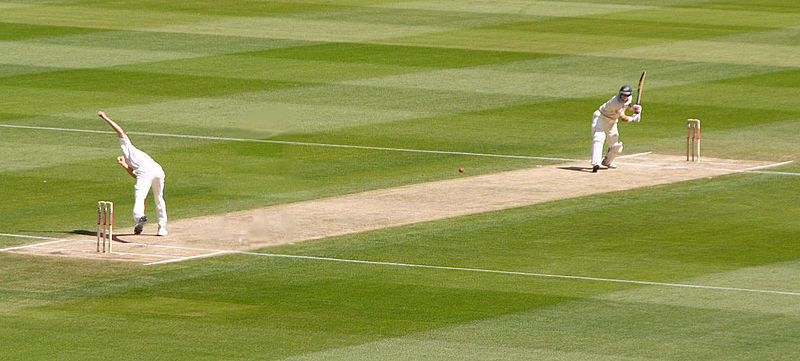
#> input picture 3. CNN and Open_CV/Test_images_vids/cricket.jpg, 800 x 361 px, found by its file name
$ python Functions_OpenCV.py
#> lines starting #> are read from the running program, lines starting #| are printed output that depends on the picture; after the words box and inside, x2 and y2 are one past the last pixel; in counts of white or black regions, pixels touching at a corner belong together
import cv2

img = cv2.imread("/home/sagar/Test_Images/cricket.jpg")
#> img is the input picture: shape (361, 800, 3); mean B, G, R 77.5, 149.6, 143.2

#Converting image into gray scale
gray_image = cv2.cvtColor(img , cv2.COLOR_BGR2GRAY)
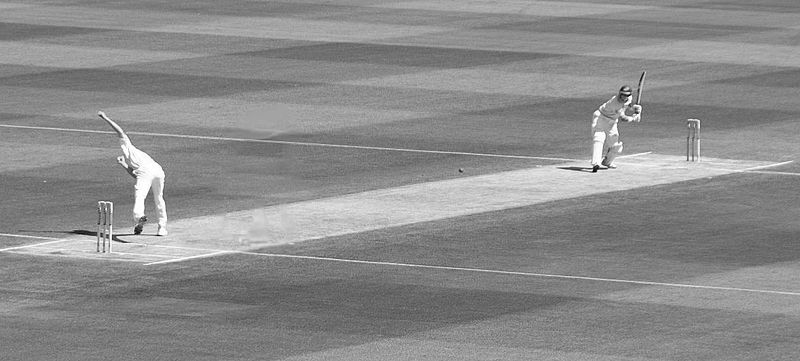
#> gray_image: shape (361, 800); min 1, max 255, mean 139.5

#Converting gray scale image into blurred image
blur_image = cv2.GaussianBlur(gray_image, (7,7),0)

#Edge detection by Canny edge detector
canny_image = cv2.Canny(img ,300,300)
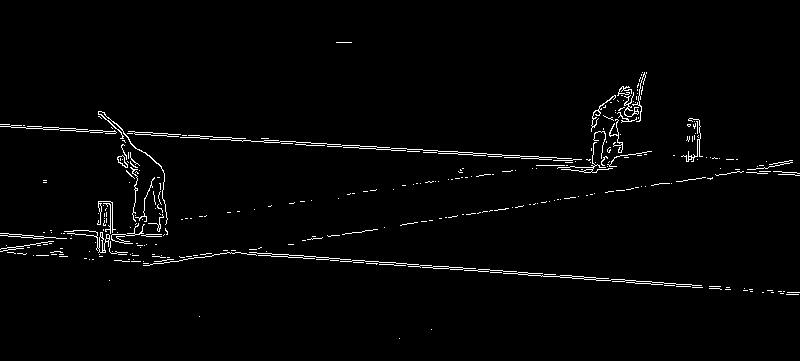
#> canny_image: shape (361, 800); 1.9% white in thin lines or dots, all inside (x1, y1, x2, y2) = (0, 42, 800, 339)

#Dilation of the image to make edges more significant
import numpy as np
kernel = np.ones((5,5),np.uint8) #kernel required for dilation process swip
dilation_image = cv2.dilate(canny_image, kernel,iterations = 1 )
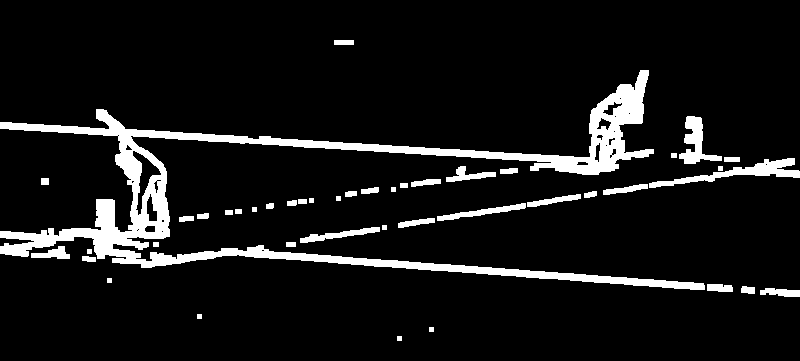
#> dilation_image: shape (361, 800); 8.7% white; 44 white regions, largest, box (x1, y1, x2, y2) and area: (0, 70, 705, 290) 18609, (649, 158, 800, 188) 1269, (679, 116, 722, 164) 845

#Errosion of the image
erroded_image = cv2.erode(dilation_image , kernel , iterations = 1)
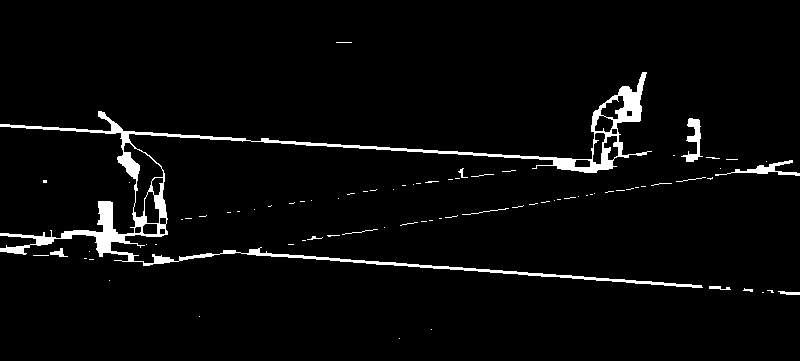
#> erroded_image: shape (361, 800); 3.5% white; 81 white regions (67 under 20 px), largest, box (x1, y1, x2, y2) and area: (0, 72, 703, 288) 8650, (681, 118, 703, 162) 376, (715, 160, 800, 176) 375


cv2.imshow("Gray_Image",gray_image)

cv2.imshow("Blur_Image",blur_image)

cv2.imshow("Canny_Image",canny_image)

cv2.imshow("Dilated_Image",dilation_image)

cv2.imshow("Erroded_Image",erroded_image)


if cv2.waitKey(0) & 0xff == ord('s'):
#> (key Esc is pressed here)
    destroyAllWindows()

$ run again, with 3. CNN and Open_CV/Test_images_vids/balloons.jpg copied over 3. CNN and Open_CV/Test_images_vids/cricket.jpg
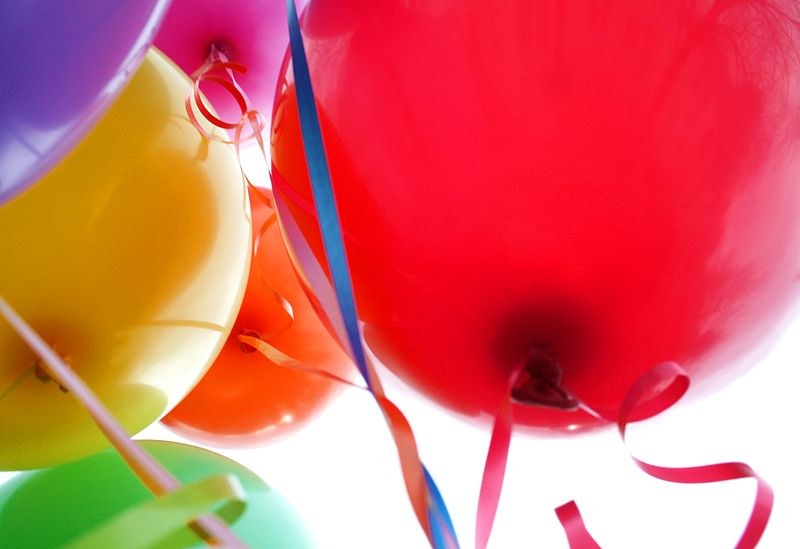
#> input picture 3. CNN and Open_CV/Test_images_vids/balloons.jpg, 800 x 549 px, found by its file name
#> img is the input picture: shape (549, 800, 3); mean B, G, R 99.1, 104, 216.9
#> `canny_image = cv2.Canny(img ,300,300)`:
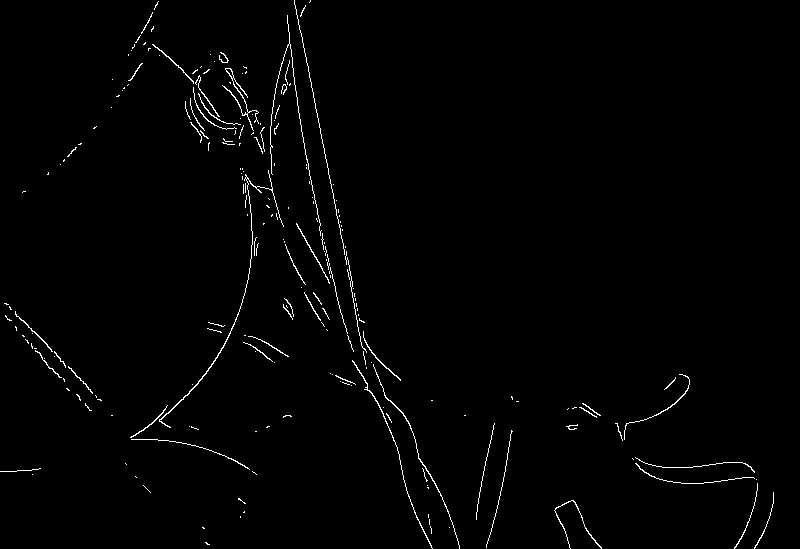
#> canny_image: shape (549, 800); 1.2% white in thin lines or dots
#> dilation_image: shape (549, 800); 6.9% white; 52 white regions, largest, box (x1, y1, x2, y2) and area: (128, 13, 356, 477) 7672, (292, 0, 462, 549) 5980, (126, 0, 267, 156) 4562
#> `erroded_image = cv2.erode(dilation_image , kernel , iterations = 1)`:
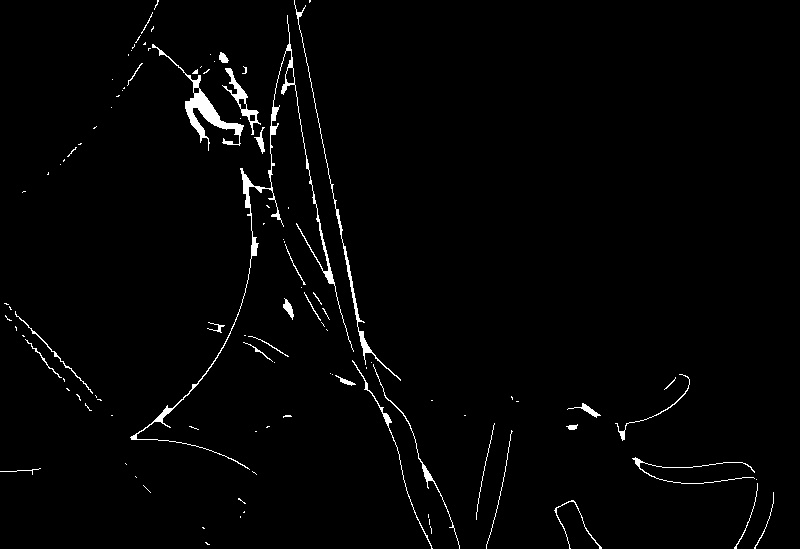
#> erroded_image: shape (549, 800); 1.8% white; 107 white regions (76 under 20 px), largest, box (x1, y1, x2, y2) and area: (130, 15, 354, 470) 2099, (152, 44, 244, 151) 1240, (294, 0, 401, 381) 793

$ run again, with 3. CNN and Open_CV/Test_images_vids/face.jpg copied over 3. CNN and Open_CV/Test_images_vids/cricket.jpg
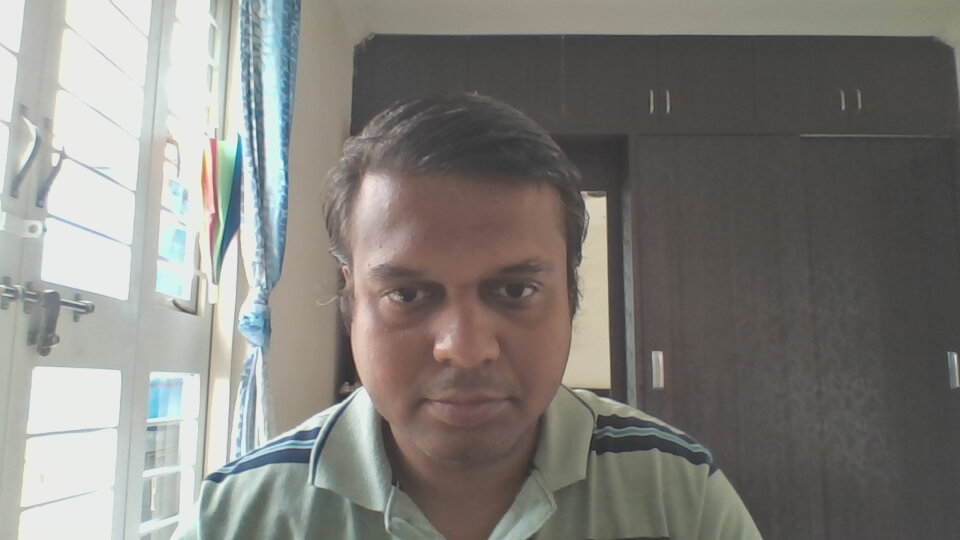
#> input picture 3. CNN and Open_CV/Test_images_vids/face.jpg, 960 x 540 px, found by its file name
#> img is the input picture: shape (540, 960, 3); mean B, G, R 123.4, 128.2, 130.2
#> `canny_image = cv2.Canny(img ,300,300)`:
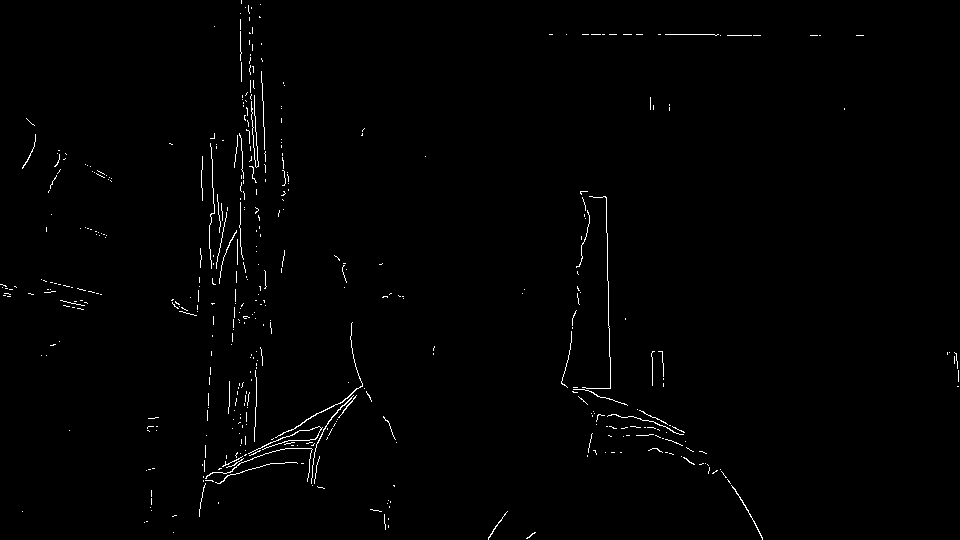
#> canny_image: shape (540, 960); 0.9% white in thin lines or dots
#> dilation_image: shape (540, 960); 5.6% white; 115 white regions, largest, box (x1, y1, x2, y2) and area: (197, 320, 374, 519) 5233, (207, 131, 250, 287) 3043, (559, 189, 630, 408) 2844
#> `erroded_image = cv2.erode(dilation_image , kernel , iterations = 1)`:
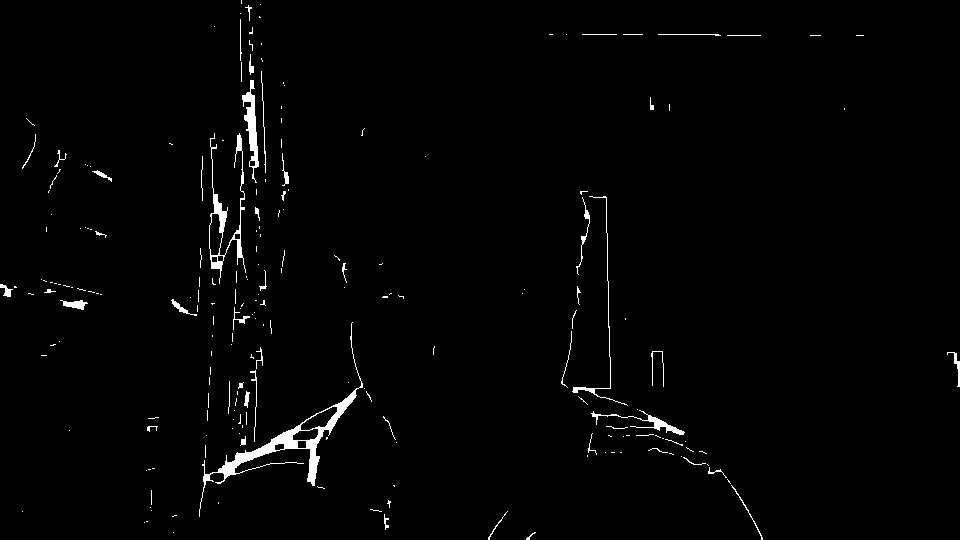
#> erroded_image: shape (540, 960); 1.5% white; 214 white regions (159 under 20 px), largest, box (x1, y1, x2, y2) and area: (199, 322, 363, 517) 2184, (209, 133, 246, 284) 966, (242, 80, 259, 183) 665
